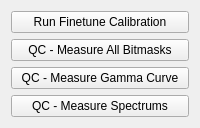
      <widget class="QWidget" name="calibration_tab">
       <attribute name="title">
        <string>Calibration</string>
       </attribute>
       <layout class="QGridLayout" name="gridLayout_46">
        <item row="0" column="0">
            <widget class="QPushButton" name="lut_calibration_button">
            <property name="toolTip">
                <string>Run through all the bitmasks and calibrate with the last values as the starting points</string>
            </property>
            <property name="text">
                <string>Run Finetune Calibration</string>
            </property>
            </widget>
        </item>
        <item row="1" column="0">
            <widget class="QPushButton" name="measure_bitmasks_button">
            <property name="toolTip">
                <string>Run through all the bitmasks and make sure they're relatively close to the original measurements.</string>
            </property>
            <property name="text">
                <string>QC - Measure All Bitmasks</string>
            </property>
            </widget>
        </item>
        <item row="2" column="0">
            <widget class="QPushButton" name="measure_gamma_button">
            <property name="toolTip">
                <string>Measure the Gamma Curve.</string>
            </property>
            <property name="text">
                <string>QC - Measure Gamma Curve</string>
            </property>
            </widget>
        </item>
        <item row="3" column="0">
            <widget class="QPushButton" name="measure_spectrums_button">
            <property name="toolTip">
                <string>Measure spectrums per led</string>
            </property>
            <property name="text">
                <string>QC - Measure Spectrums</string>
            </property>
            </widget>
        </item>
       </layout>
      </widget>
